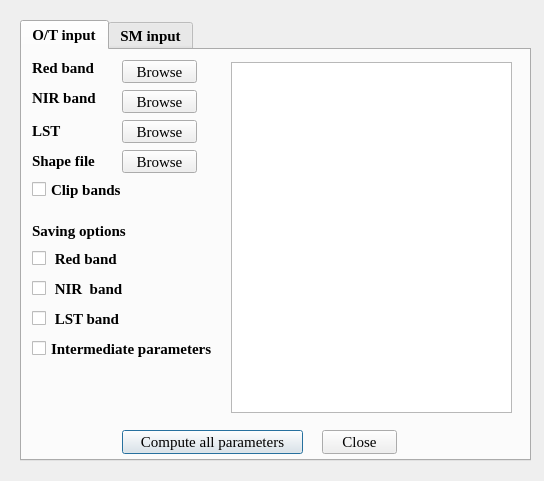
<?xml version="1.0" encoding="UTF-8"?>
<ui version="4.0">
 <class>SoilMoistureDialogBase</class>
 <widget class="QDialog" name="SoilMoistureDialogBase">
  <property name="geometry">
   <rect>
    <x>0</x>
    <y>0</y>
    <width>544</width>
    <height>481</height>
   </rect>
  </property>
  <property name="windowTitle">
   <string>SMC</string>
  </property>
  <widget class="QTabWidget" name="tabWidget">
   <property name="geometry">
    <rect>
     <x>20</x>
     <y>20</y>
     <width>511</width>
     <height>441</height>
    </rect>
   </property>
   <property name="font">
    <font>
     <family>Times New Roman</family>
     <pointsize>11</pointsize>
     <weight>75</weight>
     <bold>true</bold>
    </font>
   </property>
   <property name="currentIndex">
    <number>0</number>
   </property>
   <widget class="QWidget" name="OTinput">
    <attribute name="title">
     <string>O/T input</string>
    </attribute>
    <widget class="QTextBrowser" name="tb_otinput">
     <property name="geometry">
      <rect>
       <x>209</x>
       <y>12</y>
       <width>281</width>
       <height>351</height>
      </rect>
     </property>
     <property name="font">
      <font>
       <pointsize>10</pointsize>
       <weight>50</weight>
       <bold>false</bold>
      </font>
     </property>
    </widget>
    <widget class="QCheckBox" name="cb_clip_bands">
     <property name="geometry">
      <rect>
       <x>10</x>
       <y>130</y>
       <width>111</width>
       <height>19</height>
      </rect>
     </property>
     <property name="font">
      <font>
       <family>Times New Roman</family>
       <pointsize>11</pointsize>
      </font>
     </property>
     <property name="text">
      <string>Clip bands</string>
     </property>
    </widget>
    <widget class="QPushButton" name="pb_ot_compute">
     <property name="geometry">
      <rect>
       <x>100</x>
       <y>380</y>
       <width>181</width>
       <height>24</height>
      </rect>
     </property>
     <property name="font">
      <font>
       <weight>50</weight>
       <bold>false</bold>
      </font>
     </property>
     <property name="text">
      <string>Compute all parameters</string>
     </property>
    </widget>
    <widget class="QPushButton" name="pb_ot_close">
     <property name="geometry">
      <rect>
       <x>300</x>
       <y>380</y>
       <width>75</width>
       <height>24</height>
      </rect>
     </property>
     <property name="font">
      <font>
       <weight>50</weight>
       <bold>false</bold>
      </font>
     </property>
     <property name="text">
      <string>Close</string>
     </property>
    </widget>
    <widget class="QLabel" name="label">
     <property name="geometry">
      <rect>
       <x>10</x>
       <y>10</y>
       <width>81</width>
       <height>16</height>
      </rect>
     </property>
     <property name="text">
      <string>Red band</string>
     </property>
    </widget>
    <widget class="QLabel" name="label_2">
     <property name="geometry">
      <rect>
       <x>10</x>
       <y>40</y>
       <width>71</width>
       <height>16</height>
      </rect>
     </property>
     <property name="text">
      <string>NIR band</string>
     </property>
    </widget>
    <widget class="QLabel" name="label_3">
     <property name="geometry">
      <rect>
       <x>10</x>
       <y>60</y>
       <width>47</width>
       <height>41</height>
      </rect>
     </property>
     <property name="text">
      <string>LST</string>
     </property>
    </widget>
    <widget class="QLabel" name="label_4">
     <property name="geometry">
      <rect>
       <x>10</x>
       <y>100</y>
       <width>71</width>
       <height>21</height>
      </rect>
     </property>
     <property name="text">
      <string>Shape file</string>
     </property>
    </widget>
    <widget class="QCheckBox" name="cb_save_red">
     <property name="geometry">
      <rect>
       <x>10</x>
       <y>200</y>
       <width>131</width>
       <height>17</height>
      </rect>
     </property>
     <property name="text">
      <string> Red band</string>
     </property>
    </widget>
    <widget class="QCheckBox" name="cb_save_nir">
     <property name="geometry">
      <rect>
       <x>10</x>
       <y>230</y>
       <width>141</width>
       <height>17</height>
      </rect>
     </property>
     <property name="text">
      <string> NIR  band</string>
     </property>
    </widget>
    <widget class="QCheckBox" name="cb_save_lst">
     <property name="geometry">
      <rect>
       <x>10</x>
       <y>260</y>
       <width>141</width>
       <height>17</height>
      </rect>
     </property>
     <property name="text">
      <string> LST band</string>
     </property>
    </widget>
    <widget class="QCheckBox" name="cb_save_intermediate">
     <property name="geometry">
      <rect>
       <x>10</x>
       <y>290</y>
       <width>181</width>
       <height>17</height>
      </rect>
     </property>
     <property name="text">
      <string>Intermediate parameters</string>
     </property>
    </widget>
    <widget class="QPushButton" name="pb_red">
     <property name="geometry">
      <rect>
       <x>100</x>
       <y>10</y>
       <width>75</width>
       <height>23</height>
      </rect>
     </property>
     <property name="font">
      <font>
       <weight>50</weight>
       <italic>false</italic>
       <bold>false</bold>
       <underline>false</underline>
      </font>
     </property>
     <property name="text">
      <string>Browse</string>
     </property>
    </widget>
    <widget class="QPushButton" name="pb_nir">
     <property name="geometry">
      <rect>
       <x>100</x>
       <y>40</y>
       <width>75</width>
       <height>23</height>
      </rect>
     </property>
     <property name="font">
      <font>
       <weight>50</weight>
       <italic>false</italic>
       <bold>false</bold>
       <underline>false</underline>
      </font>
     </property>
     <property name="text">
      <string>Browse</string>
     </property>
    </widget>
    <widget class="QPushButton" name="pb_shape">
     <property name="geometry">
      <rect>
       <x>100</x>
       <y>100</y>
       <width>75</width>
       <height>23</height>
      </rect>
     </property>
     <property name="font">
      <font>
       <weight>50</weight>
       <italic>false</italic>
       <bold>false</bold>
       <underline>false</underline>
      </font>
     </property>
     <property name="text">
      <string>Browse</string>
     </property>
    </widget>
    <widget class="QPushButton" name="pb_lst">
     <property name="geometry">
      <rect>
       <x>100</x>
       <y>70</y>
       <width>75</width>
       <height>23</height>
      </rect>
     </property>
     <property name="font">
      <font>
       <weight>50</weight>
       <italic>false</italic>
       <bold>false</bold>
       <underline>false</underline>
      </font>
     </property>
     <property name="text">
      <string>Browse</string>
     </property>
    </widget>
    <widget class="QLabel" name="label_11">
     <property name="geometry">
      <rect>
       <x>10</x>
       <y>170</y>
       <width>111</width>
       <height>21</height>
      </rect>
     </property>
     <property name="text">
      <string>Saving options</string>
     </property>
    </widget>
   </widget>
   <widget class="QWidget" name="SMinput">
    <attribute name="title">
     <string>SM input</string>
    </attribute>
    <widget class="QLineEdit" name="le_lat_min">
     <property name="geometry">
      <rect>
       <x>90</x>
       <y>100</y>
       <width>51</width>
       <height>22</height>
      </rect>
     </property>
    </widget>
    <widget class="QLineEdit" name="le_lat_max">
     <property name="geometry">
      <rect>
       <x>150</x>
       <y>100</y>
       <width>51</width>
       <height>22</height>
      </rect>
     </property>
    </widget>
    <widget class="QLineEdit" name="le_long_min">
     <property name="geometry">
      <rect>
       <x>90</x>
       <y>130</y>
       <width>51</width>
       <height>22</height>
      </rect>
     </property>
    </widget>
    <widget class="QLineEdit" name="le_long_max">
     <property name="geometry">
      <rect>
       <x>150</x>
       <y>130</y>
       <width>51</width>
       <height>22</height>
      </rect>
     </property>
    </widget>
    <widget class="QPushButton" name="pb_sm_extract">
     <property name="geometry">
      <rect>
       <x>10</x>
       <y>180</y>
       <width>181</width>
       <height>24</height>
      </rect>
     </property>
     <property name="font">
      <font>
       <weight>50</weight>
       <bold>false</bold>
      </font>
     </property>
     <property name="text">
      <string>Extract for location (LR)</string>
     </property>
    </widget>
    <widget class="QPushButton" name="pb_sm_close">
     <property name="geometry">
      <rect>
       <x>300</x>
       <y>380</y>
       <width>75</width>
       <height>24</height>
      </rect>
     </property>
     <property name="font">
      <font>
       <weight>50</weight>
       <bold>false</bold>
      </font>
     </property>
     <property name="text">
      <string>Close</string>
     </property>
    </widget>
    <widget class="QPushButton" name="pb_sm_compute">
     <property name="geometry">
      <rect>
       <x>110</x>
       <y>380</y>
       <width>171</width>
       <height>24</height>
      </rect>
     </property>
     <property name="font">
      <font>
       <weight>50</weight>
       <bold>false</bold>
      </font>
     </property>
     <property name="text">
      <string>Compute soil moisture</string>
     </property>
    </widget>
    <widget class="QTextBrowser" name="tb_sminput">
     <property name="geometry">
      <rect>
       <x>210</x>
       <y>10</y>
       <width>281</width>
       <height>351</height>
      </rect>
     </property>
     <property name="font">
      <font>
       <pointsize>10</pointsize>
       <weight>50</weight>
       <bold>false</bold>
      </font>
     </property>
    </widget>
    <widget class="QLabel" name="label_5">
     <property name="geometry">
      <rect>
       <x>10</x>
       <y>20</y>
       <width>121</width>
       <height>20</height>
      </rect>
     </property>
     <property name="text">
      <string>SM product</string>
     </property>
    </widget>
    <widget class="QLabel" name="label_6">
     <property name="geometry">
      <rect>
       <x>10</x>
       <y>60</y>
       <width>201</width>
       <height>16</height>
      </rect>
     </property>
     <property name="text">
      <string>Enter extent</string>
     </property>
    </widget>
    <widget class="QLabel" name="label_7">
     <property name="geometry">
      <rect>
       <x>10</x>
       <y>100</y>
       <width>61</width>
       <height>16</height>
      </rect>
     </property>
     <property name="text">
      <string>Latitude</string>
     </property>
    </widget>
    <widget class="QLabel" name="label_8">
     <property name="geometry">
      <rect>
       <x>10</x>
       <y>130</y>
       <width>71</width>
       <height>21</height>
      </rect>
     </property>
     <property name="text">
      <string>Longitude</string>
     </property>
    </widget>
    <widget class="QLabel" name="label_9">
     <property name="geometry">
      <rect>
       <x>90</x>
       <y>80</y>
       <width>47</width>
       <height>13</height>
      </rect>
     </property>
     <property name="text">
      <string>Min</string>
     </property>
    </widget>
    <widget class="QLabel" name="label_10">
     <property name="geometry">
      <rect>
       <x>150</x>
       <y>80</y>
       <width>47</width>
       <height>13</height>
      </rect>
     </property>
     <property name="text">
      <string>Max</string>
     </property>
    </widget>
    <widget class="QPushButton" name="pb_sm">
     <property name="geometry">
      <rect>
       <x>130</x>
       <y>20</y>
       <width>75</width>
       <height>23</height>
      </rect>
     </property>
     <property name="font">
      <font>
       <weight>50</weight>
       <bold>false</bold>
      </font>
     </property>
     <property name="text">
      <string>Browse</string>
     </property>
    </widget>
   </widget>
  </widget>
 </widget>
 <resources/>
 <connections/>
</ui>
